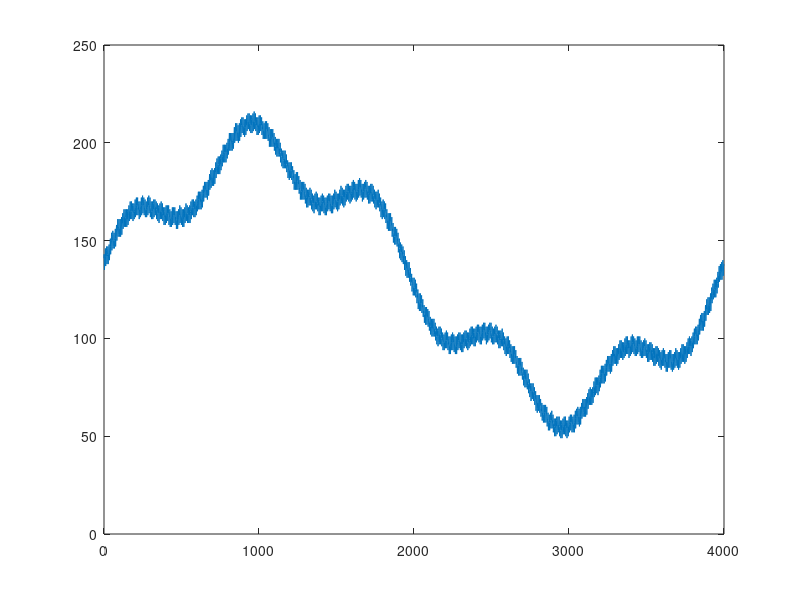

MATLAB code for this plot:
clear all;
close all;

t = 0:3999; 
L = length(t);
scale = 255/4.080;

y1 = 1.0 * sin(2*pi * t/L) +2.0; 

by1 = y1 * scale;

y2 = 0.25 * sin(2*pi * 5* t/L + pi/8) + 0.05;

by2 = y2 * scale;

y3 = 0.02 * sin(2*pi * 100* t/L) + 0.05;

by3 = y3 * scale;

y4 = 0.05 * cos(2*pi * 500* t/L) + 0.025;
by4 = y4 * scale;

y5 = 0.035 * sin(2*pi * 5000* t/L) ;
by5 = y5 * scale;

y = by1+by2+by3+by4+by5; 
by = floor(y);

figure; plot(t,by)

csvwrite('sig1.csv',floor(by1));
csvwrite('sig2.csv',floor(by1+by2))
csvwrite('sig3.csv',floor(by1+by2+by3))
csvwrite('sig4.csv',floor(by1+by2+by3+by4))
csvwrite('sig5.csv',floor(by1+by2+by3+by4+by5))
csvwrite('sig6.csv',floor(by1+by2+by4+by5))